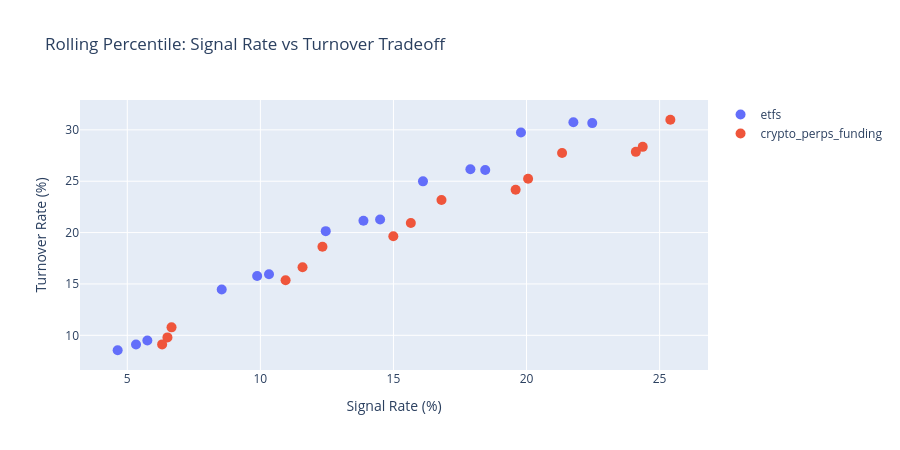

Write notebook code for a chart like this one.
### Code cell
# Visualize turnover vs signal rate tradeoff
fig = go.Figure()

for dataset in comparison_df["dataset"].unique().to_list():
    data = comparison_df.filter(
        (pl.col("dataset") == dataset) & (pl.col("method") == "rolling_percentile")
    )
    if len(data) > 0:
        fig.add_trace(
            go.Scatter(
                x=[r * 100 for r in data["signal_rate"].to_list()],
                y=[r * 100 for r in data["turnover_rate"].to_list()],
                name=dataset,
                mode="markers",
                marker=dict(size=10),
                text=[
                    f"w={w}, p={p}"
                    for w, p in zip(
                        data["window"].to_list(), data["percentile"].to_list(), strict=False
                    )
                ],
                hovertemplate="%{text}<br>Signal: %{x:.1f}%<br>Turnover: %{y:.1f}%",
            )
        )

fig.update_layout(
    title="Rolling Percentile: Signal Rate vs Turnover Tradeoff",
    xaxis_title="Signal Rate (%)",
    yaxis_title="Turnover Rate (%)",
    height=450,
)
fig.show()

### Figure 1 — Plotly figure (JSON) as saved in the notebook; plotly's stock layout.template omitted (floating-point values rounded to 4 significant figures)
{"data": [{"hovertemplate": "%{text}<br>Signal: %{x:.1f}%<br>Turnover: %{y:.1f}%", "marker": {"size": 10}, "mode": "markers", "name": "etfs", "text": ["w=21, p=75", "w=21, p=80", "w=21, p=85", "w=21, p=90", "w=21, p=95", "w=42, p=75", "w=42, p=80", "w=42, p=85", "w=42, p=90", "w=42, p=95", "w=63, p=75", "w=63, p=80", "w=63, p=85", "w=63, p=90", "w=63, p=95"], "type": "scatter", "x": [19.79, 16.11, 12.46, 8.548, 4.638, 21.76, 17.89, 13.87, 9.879, 5.328, 22.47, 18.45, 14.5, 10.32, 5.754], "y": [29.75, 24.99, 20.14, 14.46, 8.547, 30.74, 26.17, 21.15, 15.78, 9.104, 30.66, 26.09, 21.28, 15.95, 9.496]}, {"hovertemplate": "%{text}<br>Signal: %{x:.1f}%<br>Turnover: %{y:.1f}%", "marker": {"size": 10}, "mode": "markers", "name": "crypto_perps_funding", "text": ["w=21, p=75", "w=21, p=80", "w=21, p=85", "w=21, p=90", "w=21, p=95", "w=42, p=75", "w=42, p=80", "w=42, p=85", "w=42, p=90", "w=42, p=95", "w=63, p=75", "w=63, p=80", "w=63, p=85", "w=63, p=90", "w=63, p=95"], "type": "scatter", "x": [25.4, 21.34, 16.8, 12.33, 6.662, 24.37, 20.06, 15.65, 11.58, 6.508, 24.11, 19.59, 15.0, 10.95, 6.309], "y": [30.98, 27.75, 23.18, 18.63, 10.78, 28.35, 25.24, 20.93, 16.63, 9.797, 27.86, 24.18, 19.65, 15.36, 9.118]}], "layout": {"height": 450, "title": {"text": "Rolling Percentile: Signal Rate vs Turnover Tradeoff"}, "xaxis": {"title": {"text": "Signal Rate (%)"}}, "yaxis": {"title": {"text": "Turnover Rate (%)"}}}}
